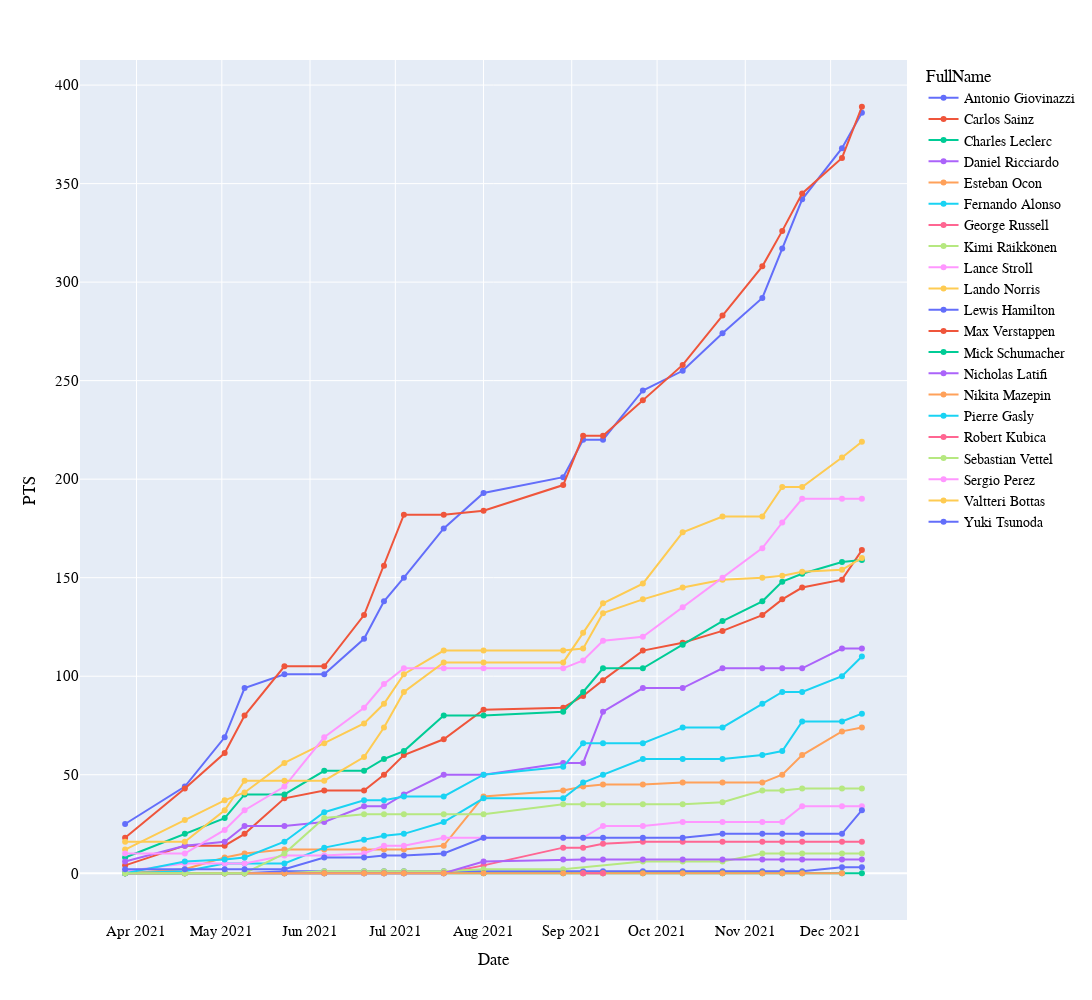

The notebook cell saved with this chart:
### Code cell
fig=px.line(df_bq_driver, x="Date", y="PTS", color='FullName', markers=True,
        hover_data=['DriverNumber','TeamName', 'Position', 'GridPosition', 'Status', 'Year', 'GP', 'RoundNumber'], height=1000, width=2000,

            color_discrete_map={
                 "HAM": "#6CD3BF",
                 "VER": "#3860C6",
                 "OCO": "#2293D1",
                 "NOR": "#F58020",
                 "MAG": "#B6BABD",
                 "ALB": "#37BEDD",
                 "BOT": "#C92D4B",
                 "LEC": "#F91536",
                 "VET": "#358C75",
                 "GAS": "#5E8FAA",
                 "RUS": "#6CD3BF",
                 "PER": "#3860C6",
                 "ALO": "#2293D1",
                 "RIC": "#F58020",
                 "MSC": "#B6BABD",
                 "LAT": "#37BEDD",
                 "ZHO": "#C92D4B",
                 "SAI": "#F91536",
                 "STR": "#358C75",
                 "TSU": "#5E8FAA"
                 }
        )
fig.update_layout(
    yaxis = dict(tickfont = dict(size=15)),
    xaxis = dict(tickfont = dict(size=15)),
    font=dict(
        family="PT Sans Narrow",
        size=14,
        color="Black"
    ),
    title_font_family="PT Sans Narrow"
#  "Arial", "Balto", "Courier New", "Droid Sans", "Droid Serif", "Droid Sans Mono", "Gravitas One", "Old Standard TT", "Open Sans", "Overpass", "PT Sans Narrow", "Raleway", "Times New Roman"
)

### Figure 1 — Plotly figure (JSON) as saved in the notebook; plotly's stock layout.template omitted (floating-point values rounded to 4 significant figures; data arrays with more than 128 entries replaced by an {"elided": "..."} marker saying what was removed)
{"data": [{"customdata": {"elided": "22x8 mixed values"}, "hovertemplate": "FullName=Antonio Giovinazzi<br>Date=%{x}<br>PTS=%{y}<br>DriverNumber=%{customdata[0]}<br>TeamName=%{customdata[1]}<br>Position=%{customdata[2]}<br>GridPosition=%{customdata[3]}<br>Status=%{customdata[4]}<br>Year=%{customdata[5]}<br>GP=%{customdata[6]}<br>RoundNumber=%{customdata[7]}<extra></extra>", "legendgroup": "Antonio Giovinazzi", "line": {"color": "#636efa", "dash": "solid"}, "marker": {"symbol": "circle"}, "mode": "lines+markers", "name": "Antonio Giovinazzi", "orientation": "v", "showlegend": true, "type": "scatter", "x": ["2021-03-28", "2021-04-18", "2021-05-02", "2021-05-09", "2021-05-23", "2021-06-06", "2021-06-20", "2021-06-27", "2021-07-04", "2021-07-18", "2021-08-01", "2021-08-29", "2021-09-05", "2021-09-12", "2021-09-26", "2021-10-10", "2021-10-24", "2021-11-07", "2021-11-14", "2021-11-21", "2021-12-05", "2021-12-12"], "xaxis": "x", "y": [0, 0, 0, 0, 1, 1, 1, 1, 1, 1, 1, 1, 1, 1, 1, 1, 1, 1, 1, 1, 3, 3], "yaxis": "y"}, {"customdata": {"elided": "22x8 mixed values"}, "hovertemplate": "FullName=Carlos Sainz<br>Date=%{x}<br>PTS=%{y}<br>DriverNumber=%{customdata[0]}<br>TeamName=%{customdata[1]}<br>Position=%{customdata[2]}<br>GridPosition=%{customdata[3]}<br>Status=%{customdata[4]}<br>Year=%{customdata[5]}<br>GP=%{customdata[6]}<br>RoundNumber=%{customdata[7]}<extra></extra>", "legendgroup": "Carlos Sainz", "line": {"color": "#EF553B", "dash": "solid"}, "marker": {"symbol": "circle"}, "mode": "lines+markers", "name": "Carlos Sainz", "orientation": "v", "showlegend": true, "type": "scatter", "x": ["2021-03-28", "2021-04-18", "2021-05-02", "2021-05-09", "2021-05-23", "2021-06-06", "2021-06-20", "2021-06-27", "2021-07-04", "2021-07-18", "2021-08-01", "2021-08-29", "2021-09-05", "2021-09-12", "2021-09-26", "2021-10-10", "2021-10-24", "2021-11-07", "2021-11-14", "2021-11-21", "2021-12-05", "2021-12-12"], "xaxis": "x", "y": [4, 14, 14, 20, 38, 42, 42, 50, 60, 68, 83, 84, 90, 98, 113, 117, 123, 131, 139, 145, 149, 164], "yaxis": "y"}, {"customdata": {"elided": "22x8 mixed values"}, "hovertemplate": "FullName=Charles Leclerc<br>Date=%{x}<br>PTS=%{y}<br>DriverNumber=%{customdata[0]}<br>TeamName=%{customdata[1]}<br>Position=%{customdata[2]}<br>GridPosition=%{customdata[3]}<br>Status=%{customdata[4]}<br>Year=%{customdata[5]}<br>GP=%{customdata[6]}<br>RoundNumber=%{customdata[7]}<extra></extra>", "legendgroup": "Charles Leclerc", "line": {"color": "#00cc96", "dash": "solid"}, "marker": {"symbol": "circle"}, "mode": "lines+markers", "name": "Charles Leclerc", "orientation": "v", "showlegend": true, "type": "scatter", "x": ["2021-03-28", "2021-04-18", "2021-05-02", "2021-05-09", "2021-05-23", "2021-06-06", "2021-06-20", "2021-06-27", "2021-07-04", "2021-07-18", "2021-08-01", "2021-08-29", "2021-09-05", "2021-09-12", "2021-09-26", "2021-10-10", "2021-10-24", "2021-11-07", "2021-11-14", "2021-11-21", "2021-12-05", "2021-12-12"], "xaxis": "x", "y": [8, 20, 28, 40, 40, 52, 52, 58, 62, 80, 80, 82, 92, 104, 104, 116, 128, 138, 148, 152, 158, 159], "yaxis": "y"}, {"customdata": {"elided": "22x8 mixed values"}, "hovertemplate": "FullName=Daniel Ricciardo<br>Date=%{x}<br>PTS=%{y}<br>DriverNumber=%{customdata[0]}<br>TeamName=%{customdata[1]}<br>Position=%{customdata[2]}<br>GridPosition=%{customdata[3]}<br>Status=%{customdata[4]}<br>Year=%{customdata[5]}<br>GP=%{customdata[6]}<br>RoundNumber=%{customdata[7]}<extra></extra>", "legendgroup": "Daniel Ricciardo", "line": {"color": "#ab63fa", "dash": "solid"}, "marker": {"symbol": "circle"}, "mode": "lines+markers", "name": "Daniel Ricciardo", "orientation": "v", "showlegend": true, "type": "scatter", "x": ["2021-03-28", "2021-04-18", "2021-05-02", "2021-05-09", "2021-05-23", "2021-06-06", "2021-06-20", "2021-06-27", "2021-07-04", "2021-07-18", "2021-08-01", "2021-08-29", "2021-09-05", "2021-09-12", "2021-09-26", "2021-10-10", "2021-10-24", "2021-11-07", "2021-11-14", "2021-11-21", "2021-12-05", "2021-12-12"], "xaxis": "x", "y": [6, 14, 16, 24, 24, 26, 34, 34, 40, 50, 50, 56, 56, 82, 94, 94, 104, 104, 104, 104, 114, 114], "yaxis": "y"}, {"customdata": {"elided": "22x8 mixed values"}, "hovertemplate": "FullName=Esteban Ocon<br>Date=%{x}<br>PTS=%{y}<br>DriverNumber=%{customdata[0]}<br>TeamName=%{customdata[1]}<br>Position=%{customdata[2]}<br>GridPosition=%{customdata[3]}<br>Status=%{customdata[4]}<br>Year=%{customdata[5]}<br>GP=%{customdata[6]}<br>RoundNumber=%{customdata[7]}<extra></extra>", "legendgroup": "Esteban Ocon", "line": {"color": "#FFA15A", "dash": "solid"}, "marker": {"symbol": "circle"}, "mode": "lines+markers", "name": "Esteban Ocon", "orientation": "v", "showlegend": true, "type": "scatter", "x": ["2021-03-28", "2021-04-18", "2021-05-02", "2021-05-09", "2021-05-23", "2021-06-06", "2021-06-20", "2021-06-27", "2021-07-04", "2021-07-18", "2021-08-01", "2021-08-29", "2021-09-05", "2021-09-12", "2021-09-26", "2021-10-10", "2021-10-24", "2021-11-07", "2021-11-14", "2021-11-21", "2021-12-05", "2021-12-12"], "xaxis": "x", "y": [0, 2, 8, 10, 12, 12, 12, 12, 12, 14, 39, 42, 44, 45, 45, 46, 46, 46, 50, 60, 72, 74], "yaxis": "y"}, {"customdata": {"elided": "22x8 mixed values"}, "hovertemplate": "FullName=Fernando Alonso<br>Date=%{x}<br>PTS=%{y}<br>DriverNumber=%{customdata[0]}<br>TeamName=%{customdata[1]}<br>Position=%{customdata[2]}<br>GridPosition=%{customdata[3]}<br>Status=%{customdata[4]}<br>Year=%{customdata[5]}<br>GP=%{customdata[6]}<br>RoundNumber=%{customdata[7]}<extra></extra>", "legendgroup": "Fernando Alonso", "line": {"color": "#19d3f3", "dash": "solid"}, "marker": {"symbol": "circle"}, "mode": "lines+markers", "name": "Fernando Alonso", "orientation": "v", "showlegend": true, "type": "scatter", "x": ["2021-03-28", "2021-04-18", "2021-05-02", "2021-05-09", "2021-05-23", "2021-06-06", "2021-06-20", "2021-06-27", "2021-07-04", "2021-07-18", "2021-08-01", "2021-08-29", "2021-09-05", "2021-09-12", "2021-09-26", "2021-10-10", "2021-10-24", "2021-11-07", "2021-11-14", "2021-11-21", "2021-12-05", "2021-12-12"], "xaxis": "x", "y": [0, 1, 5, 5, 5, 13, 17, 19, 20, 26, 38, 38, 46, 50, 58, 58, 58, 60, 62, 77, 77, 81], "yaxis": "y"}, {"customdata": {"elided": "22x8 mixed values"}, "hovertemplate": "FullName=George Russell<br>Date=%{x}<br>PTS=%{y}<br>DriverNumber=%{customdata[0]}<br>TeamName=%{customdata[1]}<br>Position=%{customdata[2]}<br>GridPosition=%{customdata[3]}<br>Status=%{customdata[4]}<br>Year=%{customdata[5]}<br>GP=%{customdata[6]}<br>RoundNumber=%{customdata[7]}<extra></extra>", "legendgroup": "George Russell", "line": {"color": "#FF6692", "dash": "solid"}, "marker": {"symbol": "circle"}, "mode": "lines+markers", "name": "George Russell", "orientation": "v", "showlegend": true, "type": "scatter", "x": ["2021-03-28", "2021-04-18", "2021-05-02", "2021-05-09", "2021-05-23", "2021-06-06", "2021-06-20", "2021-06-27", "2021-07-04", "2021-07-18", "2021-08-01", "2021-08-29", "2021-09-05", "2021-09-12", "2021-09-26", "2021-10-10", "2021-10-24", "2021-11-07", "2021-11-14", "2021-11-21", "2021-12-05", "2021-12-12"], "xaxis": "x", "y": [0, 0, 0, 0, 0, 0, 0, 0, 0, 0, 4, 13, 13, 15, 16, 16, 16, 16, 16, 16, 16, 16], "yaxis": "y"}, {"customdata": {"elided": "20x8 mixed values"}, "hovertemplate": "FullName=Kimi Räikkönen<br>Date=%{x}<br>PTS=%{y}<br>DriverNumber=%{customdata[0]}<br>TeamName=%{customdata[1]}<br>Position=%{customdata[2]}<br>GridPosition=%{customdata[3]}<br>Status=%{customdata[4]}<br>Year=%{customdata[5]}<br>GP=%{customdata[6]}<br>RoundNumber=%{customdata[7]}<extra></extra>", "legendgroup": "Kimi Räikkönen", "line": {"color": "#B6E880", "dash": "solid"}, "marker": {"symbol": "circle"}, "mode": "lines+markers", "name": "Kimi Räikkönen", "orientation": "v", "showlegend": true, "type": "scatter", "x": ["2021-03-28", "2021-04-18", "2021-05-02", "2021-05-09", "2021-05-23", "2021-06-06", "2021-06-20", "2021-06-27", "2021-07-04", "2021-07-18", "2021-08-01", "2021-08-29", "2021-09-26", "2021-10-10", "2021-10-24", "2021-11-07", "2021-11-14", "2021-11-21", "2021-12-05", "2021-12-12"], "xaxis": "x", "y": [0, 0, 0, 0, 0, 1, 1, 1, 1, 1, 2, 2, 6, 6, 6, 10, 10, 10, 10, 10], "yaxis": "y"}, {"customdata": {"elided": "22x8 mixed values"}, "hovertemplate": "FullName=Lance Stroll<br>Date=%{x}<br>PTS=%{y}<br>DriverNumber=%{customdata[0]}<br>TeamName=%{customdata[1]}<br>Position=%{customdata[2]}<br>GridPosition=%{customdata[3]}<br>Status=%{customdata[4]}<br>Year=%{customdata[5]}<br>GP=%{customdata[6]}<br>RoundNumber=%{customdata[7]}<extra></extra>", "legendgroup": "Lance Stroll", "line": {"color": "#FF97FF", "dash": "solid"}, "marker": {"symbol": "circle"}, "mode": "lines+markers", "name": "Lance Stroll", "orientation": "v", "showlegend": true, "type": "scatter", "x": ["2021-03-28", "2021-04-18", "2021-05-02", "2021-05-09", "2021-05-23", "2021-06-06", "2021-06-20", "2021-06-27", "2021-07-04", "2021-07-18", "2021-08-01", "2021-08-29", "2021-09-05", "2021-09-12", "2021-09-26", "2021-10-10", "2021-10-24", "2021-11-07", "2021-11-14", "2021-11-21", "2021-12-05", "2021-12-12"], "xaxis": "x", "y": [1, 5, 5, 5, 9, 9, 10, 14, 14, 18, 18, 18, 18, 24, 24, 26, 26, 26, 26, 34, 34, 34], "yaxis": "y"}, {"customdata": {"elided": "22x8 mixed values"}, "hovertemplate": "FullName=Lando Norris<br>Date=%{x}<br>PTS=%{y}<br>DriverNumber=%{customdata[0]}<br>TeamName=%{customdata[1]}<br>Position=%{customdata[2]}<br>GridPosition=%{customdata[3]}<br>Status=%{customdata[4]}<br>Year=%{customdata[5]}<br>GP=%{customdata[6]}<br>RoundNumber=%{customdata[7]}<extra></extra>", "legendgroup": "Lando Norris", "line": {"color": "#FECB52", "dash": "solid"}, "marker": {"symbol": "circle"}, "mode": "lines+markers", "name": "Lando Norris", "orientation": "v", "showlegend": true, "type": "scatter", "x": ["2021-03-28", "2021-04-18", "2021-05-02", "2021-05-09", "2021-05-23", "2021-06-06", "2021-06-20", "2021-06-27", "2021-07-04", "2021-07-18", "2021-08-01", "2021-08-29", "2021-09-05", "2021-09-12", "2021-09-26", "2021-10-10", "2021-10-24", "2021-11-07", "2021-11-14", "2021-11-21", "2021-12-05", "2021-12-12"], "xaxis": "x", "y": [12, 27, 37, 41, 56, 66, 76, 86, 101, 113, 113, 113, 114, 132, 139, 145, 149, 150, 151, 153, 154, 160], "yaxis": "y"}, {"customdata": {"elided": "22x8 mixed values"}, "hovertemplate": "FullName=Lewis Hamilton<br>Date=%{x}<br>PTS=%{y}<br>DriverNumber=%{customdata[0]}<br>TeamName=%{customdata[1]}<br>Position=%{customdata[2]}<br>GridPosition=%{customdata[3]}<br>Status=%{customdata[4]}<br>Year=%{customdata[5]}<br>GP=%{customdata[6]}<br>RoundNumber=%{customdata[7]}<extra></extra>", "legendgroup": "Lewis Hamilton", "line": {"color": "#636efa", "dash": "solid"}, "marker": {"symbol": "circle"}, "mode": "lines+markers", "name": "Lewis Hamilton", "orientation": "v", "showlegend": true, "type": "scatter", "x": ["2021-03-28", "2021-04-18", "2021-05-02", "2021-05-09", "2021-05-23", "2021-06-06", "2021-06-20", "2021-06-27", "2021-07-04", "2021-07-18", "2021-08-01", "2021-08-29", "2021-09-05", "2021-09-12", "2021-09-26", "2021-10-10", "2021-10-24", "2021-11-07", "2021-11-14", "2021-11-21", "2021-12-05", "2021-12-12"], "xaxis": "x", "y": [25, 44, 69, 94, 101, 101, 119, 138, 150, 175, 193, 201, 220, 220, 245, 255, 274, 292, 317, 342, 368, 386], "yaxis": "y"}, {"customdata": {"elided": "22x8 mixed values"}, "hovertemplate": "FullName=Max Verstappen<br>Date=%{x}<br>PTS=%{y}<br>DriverNumber=%{customdata[0]}<br>TeamName=%{customdata[1]}<br>Position=%{customdata[2]}<br>GridPosition=%{customdata[3]}<br>Status=%{customdata[4]}<br>Year=%{customdata[5]}<br>GP=%{customdata[6]}<br>RoundNumber=%{customdata[7]}<extra></extra>", "legendgroup": "Max Verstappen", "line": {"color": "#EF553B", "dash": "solid"}, "marker": {"symbol": "circle"}, "mode": "lines+markers", "name": "Max Verstappen", "orientation": "v", "showlegend": true, "type": "scatter", "x": ["2021-03-28", "2021-04-18", "2021-05-02", "2021-05-09", "2021-05-23", "2021-06-06", "2021-06-20", "2021-06-27", "2021-07-04", "2021-07-18", "2021-08-01", "2021-08-29", "2021-09-05", "2021-09-12", "2021-09-26", "2021-10-10", "2021-10-24", "2021-11-07", "2021-11-14", "2021-11-21", "2021-12-05", "2021-12-12"], "xaxis": "x", "y": [18, 43, 61, 80, 105, 105, 131, 156, 182, 182, 184, 197, 222, 222, 240, 258, 283, 308, 326, 345, 363, 389], "yaxis": "y"}, {"customdata": {"elided": "22x8 mixed values"}, "hovertemplate": "FullName=Mick Schumacher<br>Date=%{x}<br>PTS=%{y}<br>DriverNumber=%{customdata[0]}<br>TeamName=%{customdata[1]}<br>Position=%{customdata[2]}<br>GridPosition=%{customdata[3]}<br>Status=%{customdata[4]}<br>Year=%{customdata[5]}<br>GP=%{customdata[6]}<br>RoundNumber=%{customdata[7]}<extra></extra>", "legendgroup": "Mick Schumacher", "line": {"color": "#00cc96", "dash": "solid"}, "marker": {"symbol": "circle"}, "mode": "lines+markers", "name": "Mick Schumacher", "orientation": "v", "showlegend": true, "type": "scatter", "x": ["2021-03-28", "2021-04-18", "2021-05-02", "2021-05-09", "2021-05-23", "2021-06-06", "2021-06-20", "2021-06-27", "2021-07-04", "2021-07-18", "2021-08-01", "2021-08-29", "2021-09-05", "2021-09-12", "2021-09-26", "2021-10-10", "2021-10-24", "2021-11-07", "2021-11-14", "2021-11-21", "2021-12-05", "2021-12-12"], "xaxis": "x", "y": [0, 0, 0, 0, 0, 0, 0, 0, 0, 0, 0, 0, 0, 0, 0, 0, 0, 0, 0, 0, 0, 0], "yaxis": "y"}, {"customdata": {"elided": "22x8 mixed values"}, "hovertemplate": "FullName=Nicholas Latifi<br>Date=%{x}<br>PTS=%{y}<br>DriverNumber=%{customdata[0]}<br>TeamName=%{customdata[1]}<br>Position=%{customdata[2]}<br>GridPosition=%{customdata[3]}<br>Status=%{customdata[4]}<br>Year=%{customdata[5]}<br>GP=%{customdata[6]}<br>RoundNumber=%{customdata[7]}<extra></extra>", "legendgroup": "Nicholas Latifi", "line": {"color": "#ab63fa", "dash": "solid"}, "marker": {"symbol": "circle"}, "mode": "lines+markers", "name": "Nicholas Latifi", "orientation": "v", "showlegend": true, "type": "scatter", "x": ["2021-03-28", "2021-04-18", "2021-05-02", "2021-05-09", "2021-05-23", "2021-06-06", "2021-06-20", "2021-06-27", "2021-07-04", "2021-07-18", "2021-08-01", "2021-08-29", "2021-09-05", "2021-09-12", "2021-09-26", "2021-10-10", "2021-10-24", "2021-11-07", "2021-11-14", "2021-11-21", "2021-12-05", "2021-12-12"], "xaxis": "x", "y": [0, 0, 0, 0, 0, 0, 0, 0, 0, 0, 6, 7, 7, 7, 7, 7, 7, 7, 7, 7, 7, 7], "yaxis": "y"}, {"customdata": {"elided": "21x8 mixed values"}, "hovertemplate": "FullName=Nikita Mazepin<br>Date=%{x}<br>PTS=%{y}<br>DriverNumber=%{customdata[0]}<br>TeamName=%{customdata[1]}<br>Position=%{customdata[2]}<br>GridPosition=%{customdata[3]}<br>Status=%{customdata[4]}<br>Year=%{customdata[5]}<br>GP=%{customdata[6]}<br>RoundNumber=%{customdata[7]}<extra></extra>", "legendgroup": "Nikita Mazepin", "line": {"color": "#FFA15A", "dash": "solid"}, "marker": {"symbol": "circle"}, "mode": "lines+markers", "name": "Nikita Mazepin", "orientation": "v", "showlegend": true, "type": "scatter", "x": ["2021-03-28", "2021-04-18", "2021-05-02", "2021-05-09", "2021-05-23", "2021-06-06", "2021-06-20", "2021-06-27", "2021-07-04", "2021-07-18", "2021-08-01", "2021-08-29", "2021-09-05", "2021-09-12", "2021-09-26", "2021-10-10", "2021-10-24", "2021-11-07", "2021-11-14", "2021-11-21", "2021-12-05"], "xaxis": "x", "y": [0, 0, 0, 0, 0, 0, 0, 0, 0, 0, 0, 0, 0, 0, 0, 0, 0, 0, 0, 0, 0], "yaxis": "y"}, {"customdata": {"elided": "22x8 mixed values"}, "hovertemplate": "FullName=Pierre Gasly<br>Date=%{x}<br>PTS=%{y}<br>DriverNumber=%{customdata[0]}<br>TeamName=%{customdata[1]}<br>Position=%{customdata[2]}<br>GridPosition=%{customdata[3]}<br>Status=%{customdata[4]}<br>Year=%{customdata[5]}<br>GP=%{customdata[6]}<br>RoundNumber=%{customdata[7]}<extra></extra>", "legendgroup": "Pierre Gasly", "line": {"color": "#19d3f3", "dash": "solid"}, "marker": {"symbol": "circle"}, "mode": "lines+markers", "name": "Pierre Gasly", "orientation": "v", "showlegend": true, "type": "scatter", "x": ["2021-03-28", "2021-04-18", "2021-05-02", "2021-05-09", "2021-05-23", "2021-06-06", "2021-06-20", "2021-06-27", "2021-07-04", "2021-07-18", "2021-08-01", "2021-08-29", "2021-09-05", "2021-09-12", "2021-09-26", "2021-10-10", "2021-10-24", "2021-11-07", "2021-11-14", "2021-11-21", "2021-12-05", "2021-12-12"], "xaxis": "x", "y": [0, 6, 7, 8, 16, 31, 37, 37, 39, 39, 50, 54, 66, 66, 66, 74, 74, 86, 92, 92, 100, 110], "yaxis": "y"}, {"customdata": [["88", "Alfa Romeo Racing", 15, 16, "+2 Laps", 2021, "Dutch Grand Prix", 13], ["88", "Alfa Romeo Racing", 14, 17, "Finished", 2021, "Italian Grand Prix", 14]], "hovertemplate": "FullName=Robert Kubica<br>Date=%{x}<br>PTS=%{y}<br>DriverNumber=%{customdata[0]}<br>TeamName=%{customdata[1]}<br>Position=%{customdata[2]}<br>GridPosition=%{customdata[3]}<br>Status=%{customdata[4]}<br>Year=%{customdata[5]}<br>GP=%{customdata[6]}<br>RoundNumber=%{customdata[7]}<extra></extra>", "legendgroup": "Robert Kubica", "line": {"color": "#FF6692", "dash": "solid"}, "marker": {"symbol": "circle"}, "mode": "lines+markers", "name": "Robert Kubica", "orientation": "v", "showlegend": true, "type": "scatter", "x": ["2021-09-05", "2021-09-12"], "xaxis": "x", "y": [0, 0], "yaxis": "y"}, {"customdata": {"elided": "22x8 mixed values"}, "hovertemplate": "FullName=Sebastian Vettel<br>Date=%{x}<br>PTS=%{y}<br>DriverNumber=%{customdata[0]}<br>TeamName=%{customdata[1]}<br>Position=%{customdata[2]}<br>GridPosition=%{customdata[3]}<br>Status=%{customdata[4]}<br>Year=%{customdata[5]}<br>GP=%{customdata[6]}<br>RoundNumber=%{customdata[7]}<extra></extra>", "legendgroup": "Sebastian Vettel", "line": {"color": "#B6E880", "dash": "solid"}, "marker": {"symbol": "circle"}, "mode": "lines+markers", "name": "Sebastian Vettel", "orientation": "v", "showlegend": true, "type": "scatter", "x": ["2021-03-28", "2021-04-18", "2021-05-02", "2021-05-09", "2021-05-23", "2021-06-06", "2021-06-20", "2021-06-27", "2021-07-04", "2021-07-18", "2021-08-01", "2021-08-29", "2021-09-05", "2021-09-12", "2021-09-26", "2021-10-10", "2021-10-24", "2021-11-07", "2021-11-14", "2021-11-21", "2021-12-05", "2021-12-12"], "xaxis": "x", "y": [0, 0, 0, 0, 10, 28, 30, 30, 30, 30, 30, 35, 35, 35, 35, 35, 36, 42, 42, 43, 43, 43], "yaxis": "y"}, {"customdata": {"elided": "22x8 mixed values"}, "hovertemplate": "FullName=Sergio Perez<br>Date=%{x}<br>PTS=%{y}<br>DriverNumber=%{customdata[0]}<br>TeamName=%{customdata[1]}<br>Position=%{customdata[2]}<br>GridPosition=%{customdata[3]}<br>Status=%{customdata[4]}<br>Year=%{customdata[5]}<br>GP=%{customdata[6]}<br>RoundNumber=%{customdata[7]}<extra></extra>", "legendgroup": "Sergio Perez", "line": {"color": "#FF97FF", "dash": "solid"}, "marker": {"symbol": "circle"}, "mode": "lines+markers", "name": "Sergio Perez", "orientation": "v", "showlegend": true, "type": "scatter", "x": ["2021-03-28", "2021-04-18", "2021-05-02", "2021-05-09", "2021-05-23", "2021-06-06", "2021-06-20", "2021-06-27", "2021-07-04", "2021-07-18", "2021-08-01", "2021-08-29", "2021-09-05", "2021-09-12", "2021-09-26", "2021-10-10", "2021-10-24", "2021-11-07", "2021-11-14", "2021-11-21", "2021-12-05", "2021-12-12"], "xaxis": "x", "y": [10, 10, 22, 32, 44, 69, 84, 96, 104, 104, 104, 104, 108, 118, 120, 135, 150, 165, 178, 190, 190, 190], "yaxis": "y"}, {"customdata": {"elided": "22x8 mixed values"}, "hovertemplate": "FullName=Valtteri Bottas<br>Date=%{x}<br>PTS=%{y}<br>DriverNumber=%{customdata[0]}<br>TeamName=%{customdata[1]}<br>Position=%{customdata[2]}<br>GridPosition=%{customdata[3]}<br>Status=%{customdata[4]}<br>Year=%{customdata[5]}<br>GP=%{customdata[6]}<br>RoundNumber=%{customdata[7]}<extra></extra>", "legendgroup": "Valtteri Bottas", "line": {"color": "#FECB52", "dash": "solid"}, "marker": {"symbol": "circle"}, "mode": "lines+markers", "name": "Valtteri Bottas", "orientation": "v", "showlegend": true, "type": "scatter", "x": ["2021-03-28", "2021-04-18", "2021-05-02", "2021-05-09", "2021-05-23", "2021-06-06", "2021-06-20", "2021-06-27", "2021-07-04", "2021-07-18", "2021-08-01", "2021-08-29", "2021-09-05", "2021-09-12", "2021-09-26", "2021-10-10", "2021-10-24", "2021-11-07", "2021-11-14", "2021-11-21", "2021-12-05", "2021-12-12"], "xaxis": "x", "y": [16, 16, 32, 47, 47, 47, 59, 74, 92, 107, 107, 107, 122, 137, 147, 173, 181, 181, 196, 196, 211, 219], "yaxis": "y"}, {"customdata": {"elided": "22x8 mixed values"}, "hovertemplate": "FullName=Yuki Tsunoda<br>Date=%{x}<br>PTS=%{y}<br>DriverNumber=%{customdata[0]}<br>TeamName=%{customdata[1]}<br>Position=%{customdata[2]}<br>GridPosition=%{customdata[3]}<br>Status=%{customdata[4]}<br>Year=%{customdata[5]}<br>GP=%{customdata[6]}<br>RoundNumber=%{customdata[7]}<extra></extra>", "legendgroup": "Yuki Tsunoda", "line": {"color": "#636efa", "dash": "solid"}, "marker": {"symbol": "circle"}, "mode": "lines+markers", "name": "Yuki Tsunoda", "orientation": "v", "showlegend": true, "type": "scatter", "x": ["2021-03-28", "2021-04-18", "2021-05-02", "2021-05-09", "2021-05-23", "2021-06-06", "2021-06-20", "2021-06-27", "2021-07-04", "2021-07-18", "2021-08-01", "2021-08-29", "2021-09-05", "2021-09-12", "2021-09-26", "2021-10-10", "2021-10-24", "2021-11-07", "2021-11-14", "2021-11-21", "2021-12-05", "2021-12-12"], "xaxis": "x", "y": [2, 2, 2, 2, 2, 8, 8, 9, 9, 10, 18, 18, 18, 18, 18, 18, 20, 20, 20, 20, 20, 32], "yaxis": "y"}], "layout": {"font": {"color": "Black", "family": "PT Sans Narrow", "size": 14}, "height": 1000, "legend": {"title": {"text": "FullName"}, "tracegroupgap": 0}, "margin": {"t": 60}, "title": {"font": {"family": "PT Sans Narrow"}}, "width": 2000, "xaxis": {"anchor": "y", "domain": [0, 1], "tickfont": {"size": 15}, "title": {"text": "Date"}}, "yaxis": {"anchor": "x", "domain": [0, 1], "tickfont": {"size": 15}, "title": {"text": "PTS"}}}}
